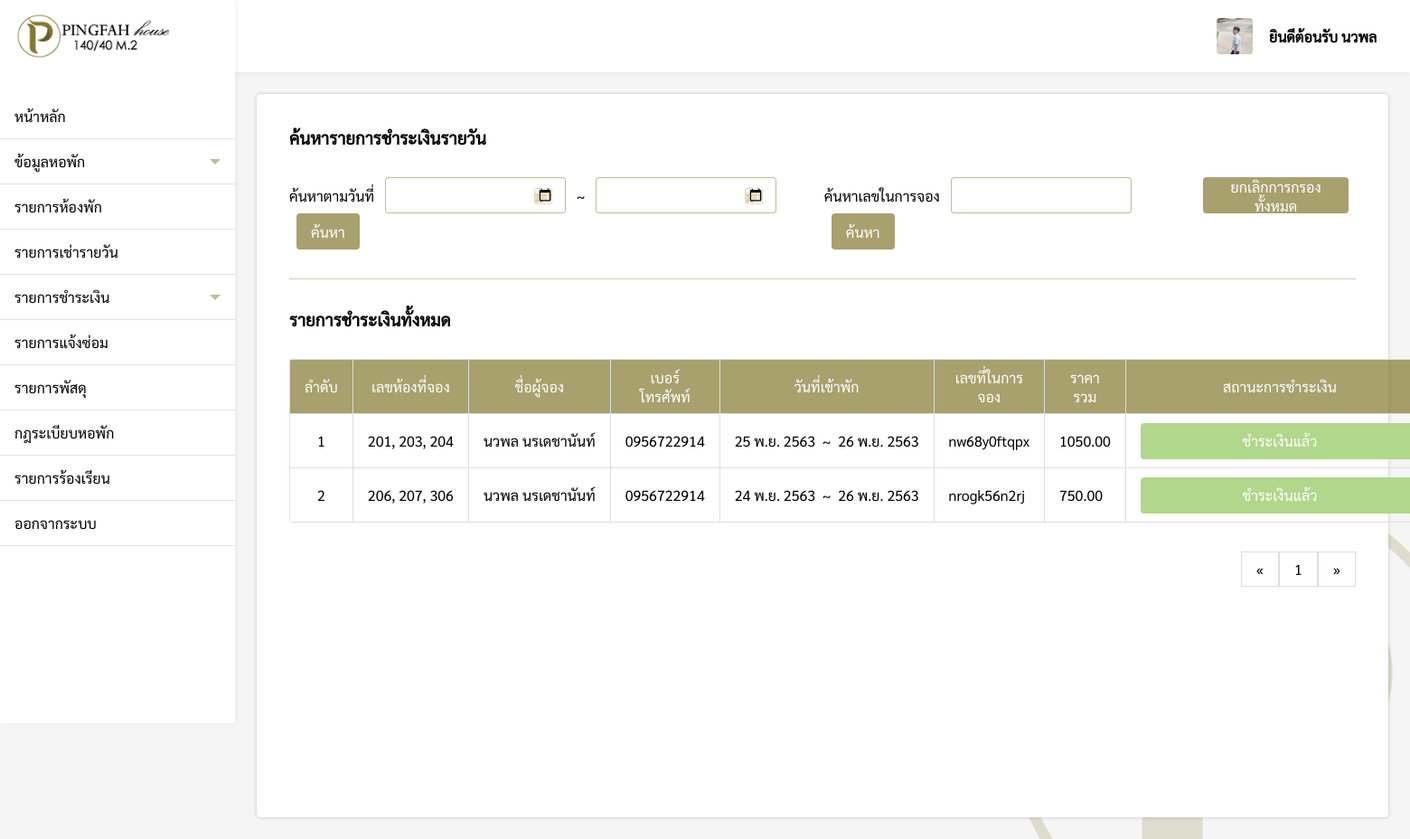
The page /pages/employee/dailyCost/index.php (signed in) on the database as committed earlier.
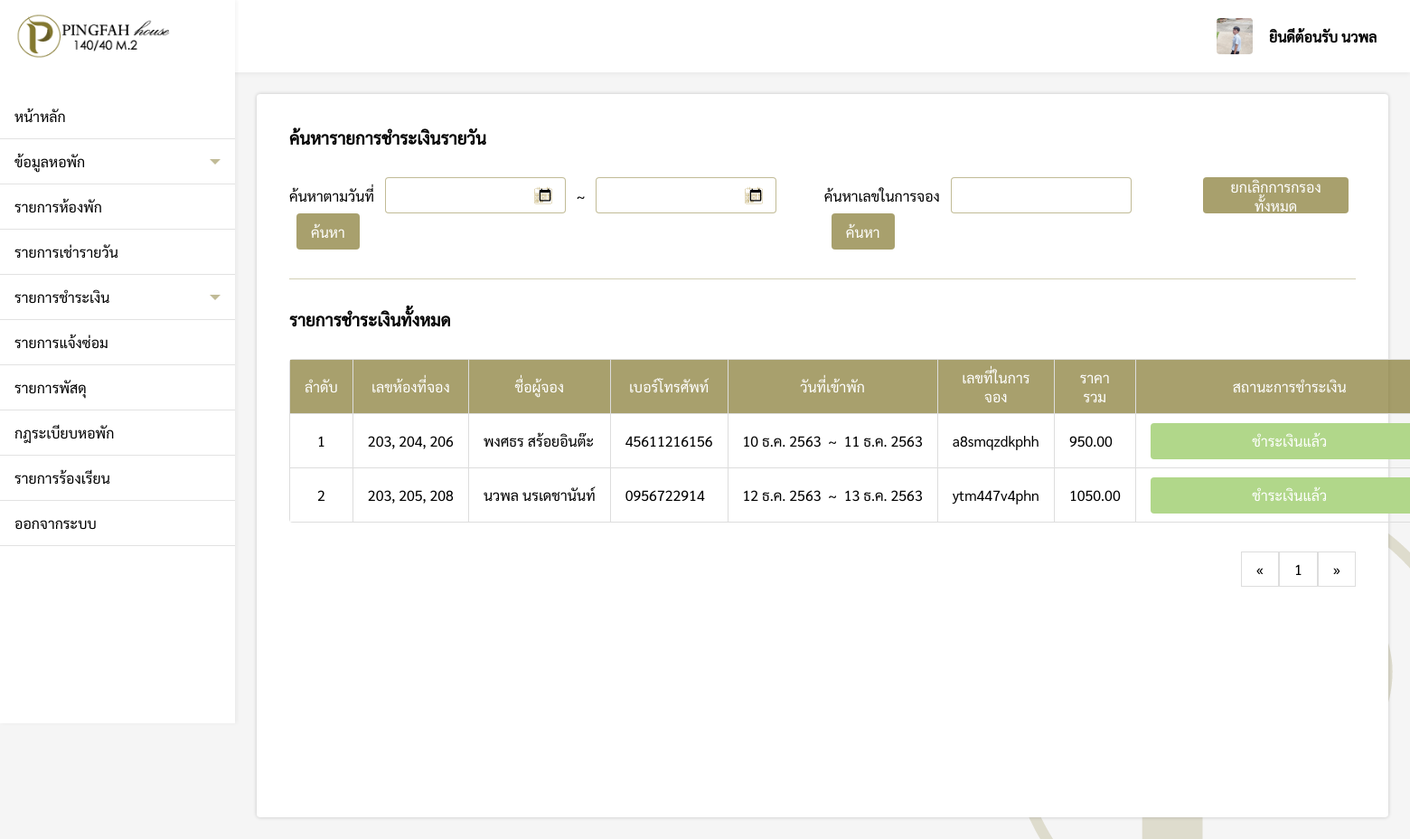
The same page on the database as committed later.
### tables this page shows
CREATE TABLE `dailycost` (
  `dailycost_id` int(11) NOT NULL,
  `room_id` varchar(200) NOT NULL,
  `firstname` varchar(200) NOT NULL,
  `lastname` varchar(200) NOT NULL,
  `id_card` varchar(200) NOT NULL,
  `email` varchar(200) NOT NULL,
  `tel` varchar(200) NOT NULL,
  `check_in` varchar(200) NOT NULL,
  `check_out` varchar(200) NOT NULL,
  `price_total` float(11,2) NOT NULL,
  `daily_status` varchar(200) NOT NULL,
  `code` varchar(200) NOT NULL,
  `payment_img` varchar(200) DEFAULT NULL
);

### pages/employee/dailyCost/index.php (the view, shortened to what the changed rows need)
<?php
if($_SESSION['level'] == 'employee'){
    include("../../connection.php");
    include("../../../components/sidebarEPY.php");
    $check_in = @$_REQUEST['check_in'];
    $check_out = @$_REQUEST['check_out'];
    $code = @$_REQUEST['Code'];
    $num = 1;
    function DateThai($strDate)
    {
        $strYear = date("Y",strtotime($strDate))+543;
        $strMonth= date("n",strtotime($strDate));
        $strDay= date("j",strtotime($strDate));
        $strMonthCut = Array("","ม.ค.","ก.พ.","มี.ค.","เม.ย.","พ.ค.","มิ.ย.","ก.ค.","ส.ค.","ก.ย.","ต.ค.","พ.ย.","ธ.ค.");
        $strMonthThai=$strMonthCut[$strMonth];
        return "$strDay $strMonthThai $strYear";
    }
?>
<!DOCTYPE html>
<html lang="en">
<head>
    <link rel="stylesheet" href="../../../css/dailyCost.css">
</head>
<body>
    <div class="box">
        <div style="padding:24px;">
            <div class="dailycost-box">
                <?php
                $perpage = 10;
                if(isset($_GET['page'])){
                    $page = $_GET['page'];
                }else{
                    $page = 1;
                }
                $start = ($page - 1) * $perpage;
                if(isset($check_in) && isset($check_out)){
                    $sql = "SELECT * FROM dailycost WHERE (check_in BETWEEN '$check_in' AND '$check_out') OR (check_out BETWEEN '$check_in' AND '$check_out') OR ('$check_in' BETWEEN check_in AND check_out) OR ('$check_out' BETWEEN check_in AND check_out ) LIMIT {$start} , {$perpage}";
                }else if(isset($code)){
                    $sql = "SELECT * FROM dailycost WHERE code = '$code'";
                }else{
                    $sql = "SELECT * FROM dailycost LIMIT {$start} , {$perpage}";
                }
                $result = $conn->query($sql);
                if ($result->num_rows > 0) {
                ?>
                <table>
                    <tr>
                        <th>ลำดับ</th>
                        <th>เลขห้องที่จอง</th>
                        <th>ชื่อผู้จอง</th>
                        <th>เบอร์โทรศัพท์</th>
                        <th>วันที่เข้าพัก</th>
                        <th>เลขที่ในการจอง</th>
                        <th>ราคารวม</th>
                        <th>สถานะการชำระเงิน</th>
                    </tr>
                    <?php
                        while($row = $result->fetch_assoc()) {
                    ?>
                    <tr>
                        <td><?php echo $num; ?></td>
                        <td><?php echo $row['room_id']; ?></td>
                        <td><?php echo $row['firstname'] ." " .$row['lastname']; ?></td>
                        <td><?php echo $row['tel']; ?></td>
                        <td><?php echo DateThai($row['check_in']) ."&nbsp; ~ &nbsp;" .DateThai($row['check_out']); ?></td>
                        <td><?php echo $row['code']; ?></td>
                        <td><?php echo $row['price_total']; ?></td>
                        <td>
                            <button class="status-success"><?php echo $row['daily_status']; ?></button>
                        </td>
                    </tr>
                    <?php $num++; } ?>
                </table>
                <?php
                    $sql2 = "SELECT * FROM dailycost";
                    $query2 = mysqli_query($conn, $sql2);
                    $total_record = mysqli_num_rows($query2);
                    $total_page = ceil($total_record / $perpage);
                    ?>
                <div style="display:flex;justify-content:flex-end">
                    <div class="pagination">
                        <a href="index.php?page=1">&laquo;</a>
                        <?php for($i=1;$i<=$total_page;$i++){ ?>
                        <a href="index.php?page=<?php echo $i; ?>"><?php echo $i; ?></a>
                        <?php } ?>
                        <a href="index.php?page=<?php echo $total_page; ?>">&raquo;</a>
                    </div>
                </div>
                <?php
                }else{
                    echo "<div style='padding-top:32px;'>ไม่มีรายการชำระเงินเช่ารายวัน</div>";
                }
                ?>
            </div>
        </div>
    </div>
</body>
</html>
<?php
}else{
    Header("Location: ../../login.php");
}
?>

Rows that differ between the two databases and show on the page:
removed dailycost: room "201, 203, 204", firstname "นวพล", lastname "นรเดชานันท์", tel "0956722914", check_in "25 พ.ย. 2563", check_out "26 พ.ย. 2563", code "nw68y0ftqpx", price_total "1050.00", daily_status "ชำระเงินแล้ว"
removed dailycost: room "206, 207, 306", firstname "นวพล", lastname "นรเดชานันท์", tel "0956722914", check_in "24 พ.ย. 2563", check_out "26 พ.ย. 2563", code "nrogk56n2rj", price_total "750.00", daily_status "ชำระเงินแล้ว"
added dailycost: room "203, 204, 206", firstname "พงศธร", lastname "สร้อยอินต๊ะ", tel "45611216156", check_in "10 ธ.ค. 2563", check_out "11 ธ.ค. 2563", code "a8smqzdkphh", price_total "950.00", daily_status "ชำระเงินแล้ว"
added dailycost: room "203, 205, 208", firstname "นวพล", lastname "นรเดชานันท์", tel "0956722914", check_in "12 ธ.ค. 2563", check_out "13 ธ.ค. 2563", code "ytm447v4phn", price_total "1050.00", daily_status "ชำระเงินแล้ว"
